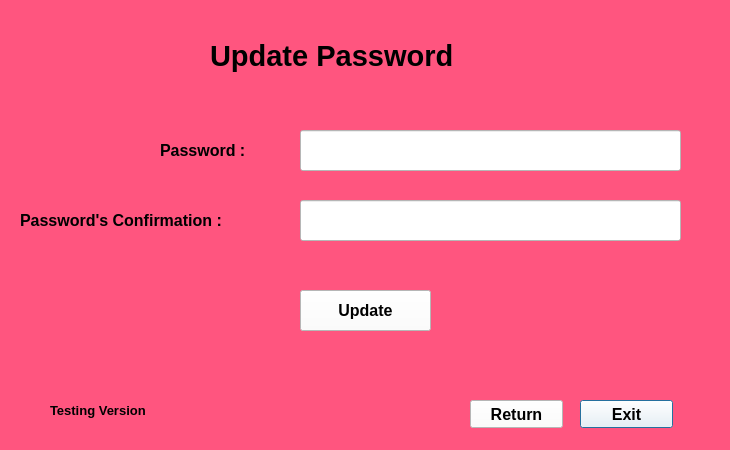
<?xml version="1.0" encoding="UTF-8"?>
<ui version="4.0">
 <class>Dialog</class>
 <widget class="QDialog" name="Dialog">
  <property name="geometry">
   <rect>
    <x>0</x>
    <y>0</y>
    <width>730</width>
    <height>450</height>
   </rect>
  </property>
  <property name="windowTitle">
   <string>Dialog</string>
  </property>
  <property name="styleSheet">
   <string notr="true">background-color: rgb(255, 85, 127);</string>
  </property>
  <widget class="QPushButton" name="Exit">
   <property name="geometry">
    <rect>
     <x>580</x>
     <y>400</y>
     <width>93</width>
     <height>28</height>
    </rect>
   </property>
   <property name="font">
    <font>
     <family>MS Sans Serif</family>
     <pointsize>12</pointsize>
     <weight>75</weight>
     <bold>true</bold>
    </font>
   </property>
   <property name="styleSheet">
    <string notr="true">background-color: rgb(255, 255, 255);</string>
   </property>
   <property name="text">
    <string>Exit</string>
   </property>
  </widget>
  <widget class="QPushButton" name="Update">
   <property name="geometry">
    <rect>
     <x>300</x>
     <y>290</y>
     <width>131</width>
     <height>41</height>
    </rect>
   </property>
   <property name="font">
    <font>
     <family>MS Sans Serif</family>
     <pointsize>12</pointsize>
     <weight>75</weight>
     <bold>true</bold>
    </font>
   </property>
   <property name="styleSheet">
    <string notr="true">background-color: rgb(255, 255, 255);</string>
   </property>
   <property name="text">
    <string>Update</string>
   </property>
  </widget>
  <widget class="QLabel" name="label_4">
   <property name="geometry">
    <rect>
     <x>210</x>
     <y>20</y>
     <width>341</width>
     <height>71</height>
    </rect>
   </property>
   <property name="font">
    <font>
     <family>MS Sans Serif</family>
     <pointsize>22</pointsize>
     <weight>75</weight>
     <bold>true</bold>
     <strikeout>false</strikeout>
    </font>
   </property>
   <property name="text">
    <string>Update Password</string>
   </property>
  </widget>
  <widget class="QLabel" name="label_5">
   <property name="geometry">
    <rect>
     <x>160</x>
     <y>130</y>
     <width>141</width>
     <height>41</height>
    </rect>
   </property>
   <property name="font">
    <font>
     <family>MS Sans Serif</family>
     <pointsize>12</pointsize>
     <weight>75</weight>
     <bold>true</bold>
     <strikeout>false</strikeout>
    </font>
   </property>
   <property name="styleSheet">
    <string notr="true"/>
   </property>
   <property name="text">
    <string>Password :</string>
   </property>
  </widget>
  <widget class="QPushButton" name="ReturnButton">
   <property name="geometry">
    <rect>
     <x>470</x>
     <y>400</y>
     <width>93</width>
     <height>28</height>
    </rect>
   </property>
   <property name="font">
    <font>
     <family>MS Sans Serif</family>
     <pointsize>12</pointsize>
     <weight>75</weight>
     <bold>true</bold>
    </font>
   </property>
   <property name="styleSheet">
    <string notr="true">background-color: rgb(255, 255, 255);</string>
   </property>
   <property name="text">
    <string>Return</string>
   </property>
  </widget>
  <widget class="QLabel" name="label_2">
   <property name="geometry">
    <rect>
     <x>50</x>
     <y>400</y>
     <width>131</width>
     <height>20</height>
    </rect>
   </property>
   <property name="font">
    <font>
     <family>MS Sans Serif</family>
     <pointsize>10</pointsize>
     <weight>75</weight>
     <bold>true</bold>
    </font>
   </property>
   <property name="text">
    <string>Testing Version</string>
   </property>
  </widget>
  <widget class="QLineEdit" name="Password">
   <property name="geometry">
    <rect>
     <x>300</x>
     <y>130</y>
     <width>381</width>
     <height>41</height>
    </rect>
   </property>
   <property name="styleSheet">
    <string notr="true">background-color: rgb(255, 255, 255);</string>
   </property>
  </widget>
  <widget class="QLabel" name="label_6">
   <property name="geometry">
    <rect>
     <x>20</x>
     <y>200</y>
     <width>261</width>
     <height>41</height>
    </rect>
   </property>
   <property name="font">
    <font>
     <family>MS Sans Serif</family>
     <pointsize>12</pointsize>
     <weight>75</weight>
     <bold>true</bold>
     <strikeout>false</strikeout>
    </font>
   </property>
   <property name="styleSheet">
    <string notr="true"/>
   </property>
   <property name="text">
    <string>Password's Confirmation :</string>
   </property>
  </widget>
  <widget class="QLineEdit" name="PasswordConfirmation">
   <property name="geometry">
    <rect>
     <x>300</x>
     <y>200</y>
     <width>381</width>
     <height>41</height>
    </rect>
   </property>
   <property name="styleSheet">
    <string notr="true">background-color: rgb(255, 255, 255);</string>
   </property>
   <property name="text">
    <string/>
   </property>
  </widget>
 </widget>
 <resources/>
 <connections/>
</ui>
